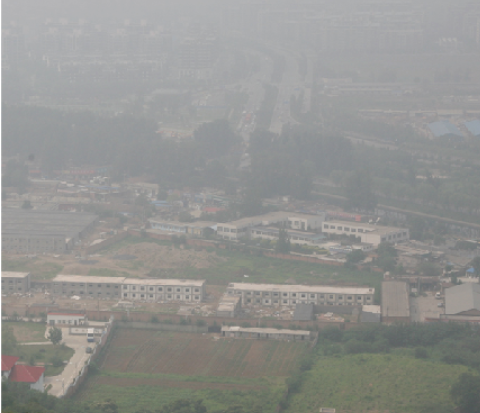
%> input picture MATLAB课程设计-基于Retinex理论的图像去雾算法研究/程序/a.png, 480 x 413 px
$ octave retinex.m   (GNU Octave 9; MATLAB toolbox functions it lacks are replaced by stand-ins)
%> lines starting %> are read from the running program, lines starting %| are printed output that depends on the picture
% 读取雾霾图片对其(R,G,B)三个通道分别处理
I = imread('a.png');
%> I is the input picture: size 413x480x3 uint8; mean R, G, B 147, 147.4, 144.9
% 将图像R通道
R = I(:, :, 1);
% 使用单独的参数返回各个维度长度
[N1, M1] = size(R);
%> N1 = 413; M1 = 480
R0 = double(R);
Rlog = log(R0+1);
% 使用快速傅里叶变换算法返回矩阵的二维傅里叶变换
Rfft2 = fft2(R0);

sigma = 250;
% 返回大小为 [N1,M1] 的旋转对称高斯低通滤波器，标准差为 sigma
F = fspecial('gaussian', [N1,M1], sigma);
Efft = fft2(double(F));
% 图转换到频域 滤波器转换到频域 相乘之后换回去
% 不然直接在图上做卷积很难做
DR0 = Rfft2.* Efft;
% 使用快速傅里叶变换算法返回矩阵的二维傅里叶逆变换
DR = ifft2(DR0);

DRlog = log(DR +1);
Rr = Rlog - DRlog;
EXPRr = exp(Rr);
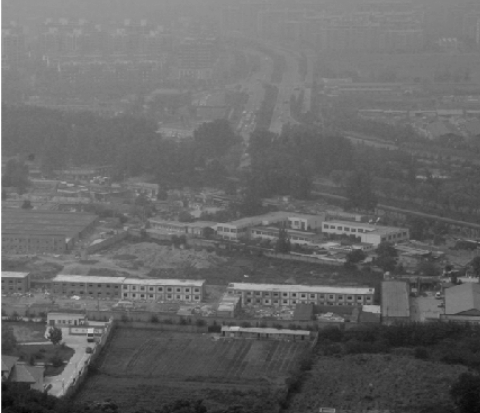
%> EXPRr: size 413x480 double; min 0.493, max 1.74, mean 1; drawn with min black and max white
MIN = min(min(EXPRr));
%> MIN = 0.493
MAX = max(max(EXPRr));
%> MAX = 1.74
% 归一化
EXPRr = (EXPRr - MIN)/(MAX - MIN);
% 限制对比度的自适应直方图均衡化 (CLAHE) 来变换值，从而增强图像的对比度
EXPRr = adapthisteq(EXPRr);

G = I(:, :, 2);

G0 = double(G);
Glog = log(G0+1);
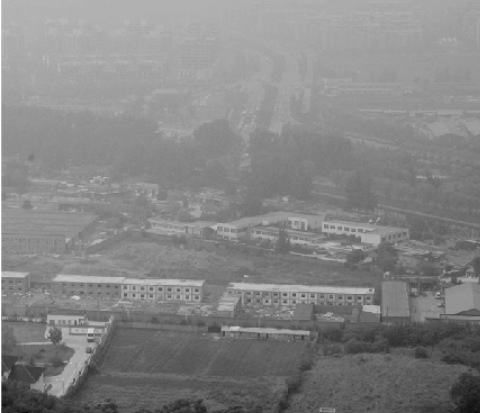
%> Glog: size 413x480 double; min 4.38, max 5.55, mean 4.99; drawn with min black and max white
Gfft2 = fft2(G0);

DG0 = Gfft2.* Efft;
DG = ifft2(DG0);

DGlog = log(DG +1);
Gg = Glog - DGlog;
EXPGg = exp(Gg);
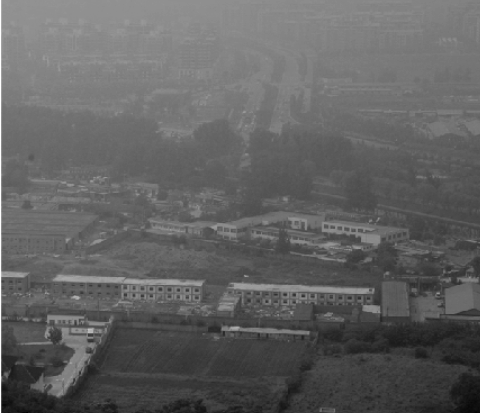
%> EXPGg: size 413x480 double; min 0.539, max 1.74, mean 1; drawn with min black and max white
MIN = min(min(EXPGg));
%> MIN = 0.539
MAX = max(max(EXPGg));
EXPGg = (EXPGg - MIN)/(MAX - MIN);
EXPGg = adapthisteq(EXPGg);
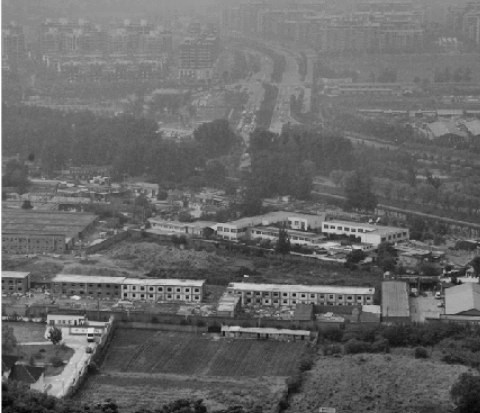
%> EXPGg: size 413x480 double; min 0, max 1, mean 0.412

B = I(:, :, 3);

B0 = double(B);
Blog = log(B0+1);
Bfft2 = fft2(B0);

DB0 = Bfft2.* Efft;
DB = ifft2(DB0);

DBlog = log(DB+1);
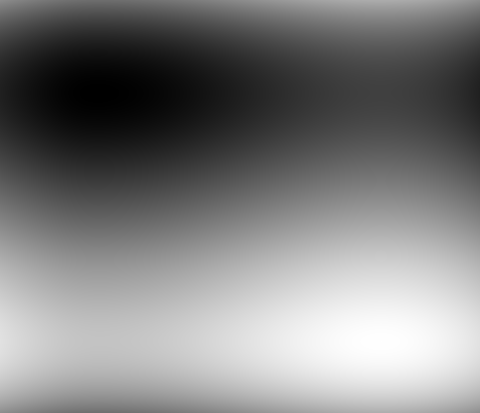
%> DBlog: size 413x480 double; min 4.97, max 5, mean 4.98; drawn with min black and max white
Bb = Blog - DBlog;
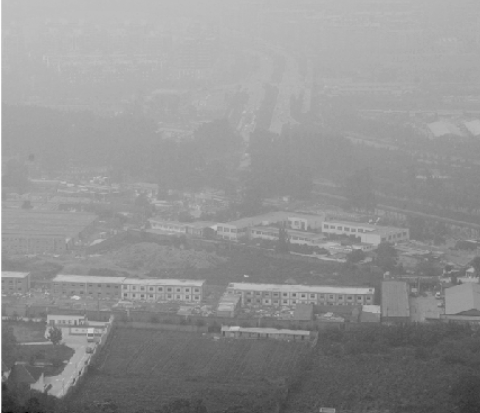
%> Bb: size 413x480 double; min -0.808, max 0.572, mean -0.0143; drawn with min black and max white
EXPBb = exp(Bb);
MIN = min(min(EXPBb));
%> MIN = 0.446
MAX = max(max(EXPBb));
%> MAX = 1.77
EXPBb = (EXPBb - MIN)/(MAX - MIN);
EXPBb = adapthisteq(EXPBb);

result = cat(3, EXPRr, EXPGg, EXPBb);
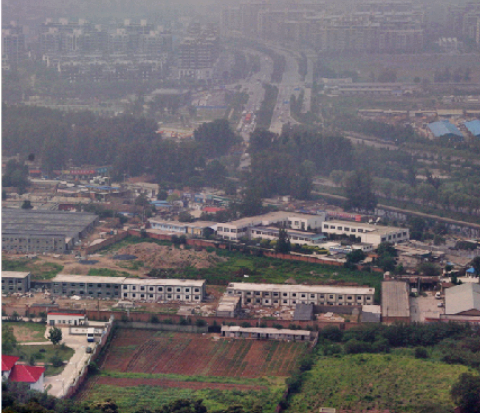
%> result: size 413x480x3 double; mean R, G, B 0.433, 0.412, 0.428
subplot(121), imshow(I);
subplot(122), imshow(result);
